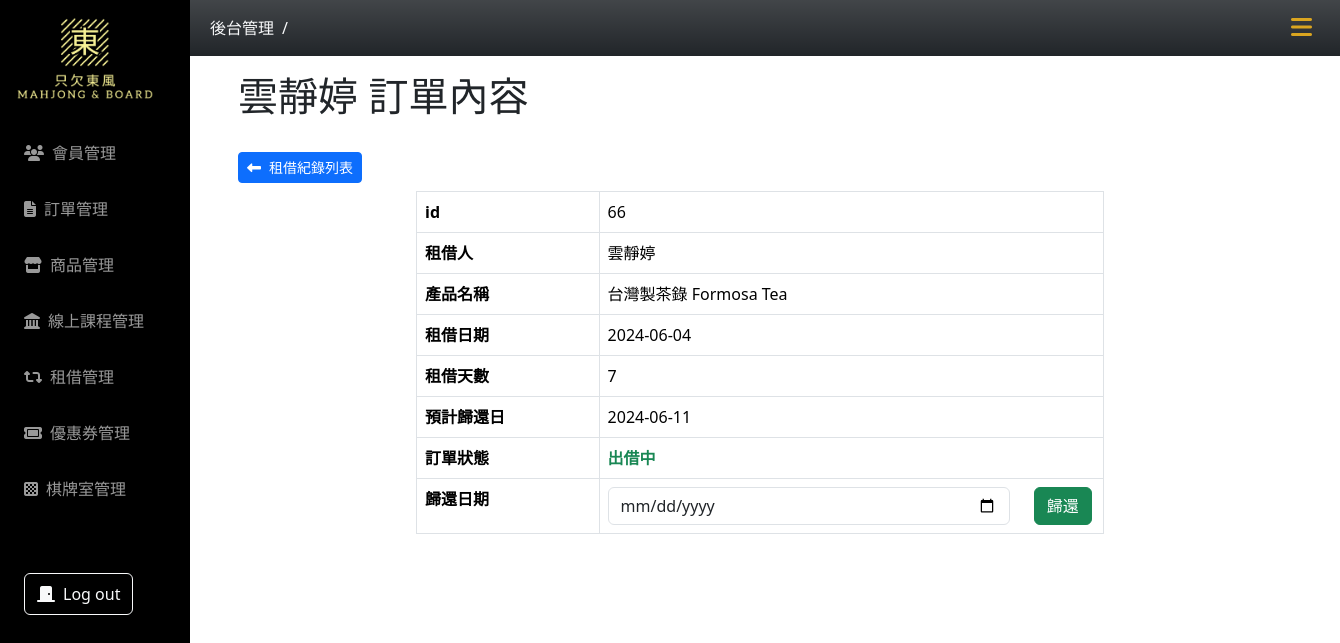
Before: /rent/rent-record.php?id=66 with the older database file.
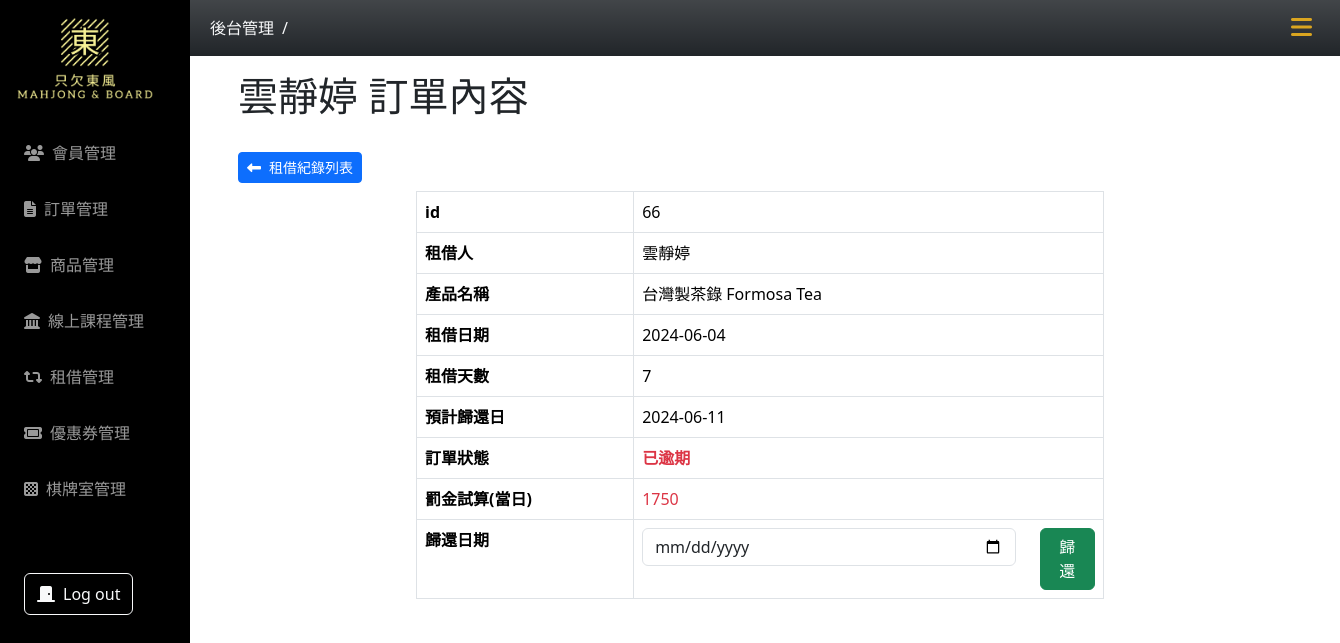
After: the same page with the newer database file.
### tables this page shows
CREATE TABLE `rent_record` (
  `id` int(5) UNSIGNED NOT NULL,
  `user_id` int(5) UNSIGNED NOT NULL,
  `product_id` int(5) UNSIGNED NOT NULL,
  `order_date` datetime NOT NULL,
  `rental_date` date NOT NULL,
  `due_date` date NOT NULL,
  `return_date` date DEFAULT NULL,
  `fine` int(5) DEFAULT NULL,
  `status` int(3) UNSIGNED NOT NULL DEFAULT 1
);

CREATE TABLE `users` (
  `id` int(11) NOT NULL,
  `valid` varchar(10) NOT NULL DEFAULT '1',
  `username` varchar(50) NOT NULL,
  `account` varchar(50) NOT NULL,
  `password` varchar(255) NOT NULL,
  `city` varchar(20) NOT NULL,
  `Address` varchar(100) NOT NULL,
  `phone` text DEFAULT NULL,
  `email` varchar(50) NOT NULL,
  `birth` varchar(100) NOT NULL,
  `gender` varchar(255) NOT NULL,
  `update_at` timestamp NOT NULL DEFAULT current_timestamp(),
  `created_at` timestamp NOT NULL DEFAULT current_timestamp()
);

CREATE TABLE `rent_product` (
  `id` int(5) UNSIGNED NOT NULL,
  `name` varchar(100) NOT NULL,
  `category_id` int(10) NOT NULL,
  `content` varchar(1000) NOT NULL,
  `img` varchar(100) NOT NULL,
  `quantity` int(4) NOT NULL,
  `quantity_available` int(4) NOT NULL,
  `rent_price_category_id` int(3) NOT NULL,
  `price` int(6) NOT NULL,
  `create_at` date NOT NULL,
  `update_at` date NOT NULL,
  `valid` tinyint(1) NOT NULL
);

CREATE TABLE `rent_price_category` (
  `id` int(10) UNSIGNED NOT NULL,
  `range` varchar(20) NOT NULL,
  `rent_price` int(6) NOT NULL,
  `rent_day` int(6) NOT NULL
);

### rent/rent-record.php (the view, shortened to what the changed rows need)
<?php
require_once("../db_connect_mahjong.php");
if (!isset($_GET["id"])) {
    $id = 1;
} else {
    $id = $_GET["id"];
}
$sql = "SELECT rent_record.*,
users.username AS user_name,
rent_product.name AS rent_product_name,
rent_product.price,
rent_product.rent_price_category_id,
rent_price_category.rent_price,
rent_price_category.rent_day
FROM rent_record JOIN users ON users.id = rent_record.user_id JOIN rent_product ON rent_record.product_id = rent_product.id JOIN rent_price_category ON rent_product.rent_price_category_id = rent_price_category.id WHERE rent_record.id = $id";
$result = $conn->query($sql);
$row = $result->fetch_assoc();
$title = $row["user_name"] . " 訂單內容";
?>
<!doctype html>
<html lang="en">
<head>
    <?php include("../css-mahjong.php"); ?>
</head>
<body>
    <div class="container main-content px-5">
        <h1 class="fw-semibord py-3"><?= $title ?></h1>
        <a href="rent-record-list.php" class="btn btn-primary btn-sm my-2"><i class="fa-solid fa-left-long me-2"></i>租借紀錄列表</a>
        <div class="row justify-content-center">
            <div class="col-8">
                <table class="table table-bordered">
                    <tr>
                        <th>id</th>
                        <td><?= $row["id"] ?></td>
                    </tr>
                    <tr>
                        <th>租借人</th>
                        <td><?= $row["user_name"] ?></td>
                    </tr>
                    <tr>
                        <th>產品名稱</th>
                        <td><?= $row["rent_product_name"] ?></td>
                    </tr>
                    <tr>
                        <th>租借日期</th>
                        <td><?= $row["rental_date"] ?></td>
                    </tr>
                    <tr>
                        <th>租借天數</th>
                        <td><?= $row["rent_day"] ?></td>
                    </tr>
                    <tr>
                        <th>預計歸還日</th>
                        <td><?= $row["due_date"] ?></td>
                    </tr>
                    <tr>
                        <th>訂單狀態</th>
                        <td class="<?php
                                    switch ($row["status"]) {
                                        case 1:
                                            echo "text-success";
                                            break;
                                        case 2:
                                            echo "text-danger";
                                            break;
                                    }
                                    ?> fw-semibold"><?php switch ($row["status"]) {
                                                        case 1:
                                                            echo "出借中";
                                                            break;
                                                        case 2:
                                                            echo "已逾期";
                                                            break;
                                                    } ?></td>
                    </tr>
                    <?php if ((int)$row["status"] === 2) : ?>
                        <tr>
                            <th>罰金試算(當日)</th>
                            <td class="text-danger"><?php
                                                    $now = date('Y-m-d');
                                                    $now = new DateTime($now);
                                                    $due_date = new DateTime($row["due_date"]);
                                                    $interval = $due_date->diff($now);
                                                    $days = $interval->days;
                                                    $fine = $days / $row["rent_day"] * $row["rent_price"];
                                                    if (ceil($fine) <= $row["price"]) {
                                                        $fine = ceil($fine);
                                                        echo  $fine;
                                                    } else {
                                                        $fine = $row["price"];
                                                        echo $fine;
                                                    }
                                                    ?></td>
                        </tr>
                        <tr>
                            <th>歸還日期</th>
                            <td>
                                <form action="doReturn.php" method="post">
                                    <div class="row">
                                        <div class="col-10">
                                            <input type="date" name="return-date" class="form-control" id="returnDate">
                                        </div>
                                        <div class="col-2">
                                            <button type="submit" class="btn btn-success">歸還</button>
                                        </div>
                                    </div>
                                </form>
                            </td>
                        </tr>
                    <?php else : ?>
                        <tr>
                            <th>歸還日期</th>
                            <td>
                                <?php if ($row["return_date"] !== null) : ?>
                                    <?= $row["return_date"] ?>
                                <?php else : ?>
                                    <form action="doReturn.php" method="post">
                                        <div class="row">
                                            <div class="col-10">
                                                <input type="date" name="return-date" class="form-control" id="returnDate">
                                            </div>
                                            <div class="col-2">
                                                <button type="submit" class="btn btn-success">歸還</button>
                                            </div>
                                        </div>
                                    </form>
                                <?php endif; ?>
                            </td>
                        </tr>
                    <?php endif; ?>
                </table>
            </div>
        </div>
    </div>
</body>
</html>

Changed rows visible on the page:
changed rent_record "雲靜婷 訂單內容": status 1 → 2 (drawn); rent_product.price (not shown) → "1750"
Other visible differences:
text no longer shown: "出借中"
text now shown: "已逾期 罰金試算(當日)"
